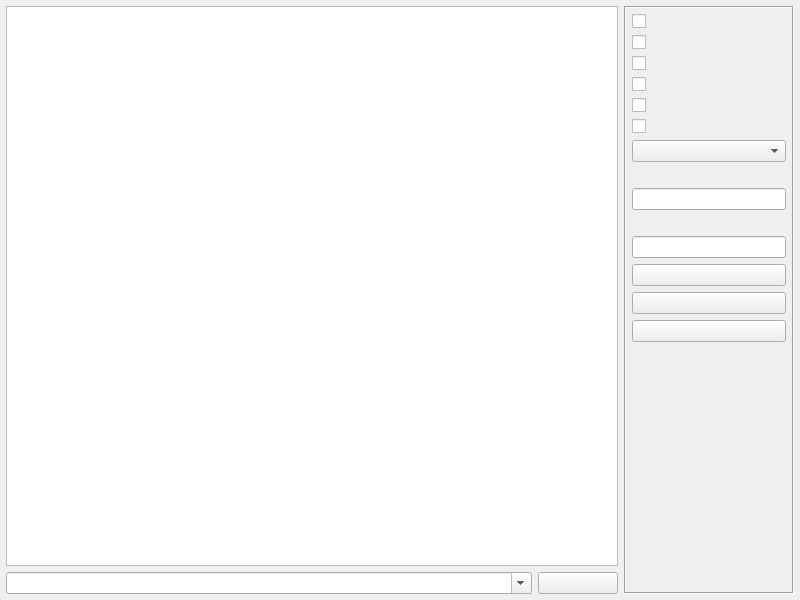
<?xml version="1.0" encoding="UTF-8"?>
<ui version="4.0">
 <class>frmWebClient</class>
 <widget class="QWidget" name="frmWebClient">
  <property name="geometry">
   <rect>
    <x>0</x>
    <y>0</y>
    <width>800</width>
    <height>600</height>
   </rect>
  </property>
  <property name="windowTitle">
   <string>Form</string>
  </property>
  <layout class="QGridLayout" name="gridLayout">
   <property name="leftMargin">
    <number>6</number>
   </property>
   <property name="topMargin">
    <number>6</number>
   </property>
   <property name="rightMargin">
    <number>6</number>
   </property>
   <property name="bottomMargin">
    <number>6</number>
   </property>
   <item row="0" column="0">
    <widget class="QTextEdit" name="txtMain">
     <property name="readOnly">
      <bool>true</bool>
     </property>
    </widget>
   </item>
   <item row="0" column="1" rowspan="2">
    <widget class="QFrame" name="frame">
     <property name="minimumSize">
      <size>
       <width>170</width>
       <height>0</height>
      </size>
     </property>
     <property name="maximumSize">
      <size>
       <width>170</width>
       <height>16777215</height>
      </size>
     </property>
     <property name="frameShape">
      <enum>QFrame::Shape::Box</enum>
     </property>
     <property name="frameShadow">
      <enum>QFrame::Shadow::Sunken</enum>
     </property>
     <layout class="QVBoxLayout" name="verticalLayout_5">
      <property name="leftMargin">
       <number>6</number>
      </property>
      <property name="topMargin">
       <number>6</number>
      </property>
      <property name="rightMargin">
       <number>6</number>
      </property>
      <property name="bottomMargin">
       <number>6</number>
      </property>
      <item>
       <widget class="QCheckBox" name="ckHexReceive">
        <property name="text">
         <string/>
        </property>
       </widget>
      </item>
      <item>
       <widget class="QCheckBox" name="ckHexSend">
        <property name="text">
         <string/>
        </property>
       </widget>
      </item>
      <item>
       <widget class="QCheckBox" name="ckAscii">
        <property name="text">
         <string/>
        </property>
       </widget>
      </item>
      <item>
       <widget class="QCheckBox" name="ckShow">
        <property name="text">
         <string/>
        </property>
       </widget>
      </item>
      <item>
       <widget class="QCheckBox" name="ckDebug">
        <property name="text">
         <string/>
        </property>
       </widget>
      </item>
      <item>
       <widget class="QCheckBox" name="ckAutoSend">
        <property name="text">
         <string/>
        </property>
       </widget>
      </item>
      <item>
       <widget class="QComboBox" name="cboxInterval"/>
      </item>
      <item>
       <widget class="QLabel" name="labServerIP">
        <property name="text">
         <string/>
        </property>
       </widget>
      </item>
      <item>
       <widget class="QLineEdit" name="txtServerIP"/>
      </item>
      <item>
       <widget class="QLabel" name="labServerPort">
        <property name="text">
         <string/>
        </property>
       </widget>
      </item>
      <item>
       <widget class="QLineEdit" name="txtServerPort"/>
      </item>
      <item>
       <widget class="QPushButton" name="btnConnect">
        <property name="text">
         <string/>
        </property>
       </widget>
      </item>
      <item>
       <widget class="QPushButton" name="btnSave">
        <property name="text">
         <string/>
        </property>
       </widget>
      </item>
      <item>
       <widget class="QPushButton" name="btnClear">
        <property name="text">
         <string/>
        </property>
       </widget>
      </item>
      <item>
       <spacer name="spacer">
        <property name="orientation">
         <enum>Qt::Orientation::Vertical</enum>
        </property>
        <property name="sizeHint" stdset="0">
         <size>
          <width>20</width>
          <height>40</height>
         </size>
        </property>
       </spacer>
      </item>
     </layout>
    </widget>
   </item>
   <item row="1" column="0">
    <widget class="QWidget" name="widget" native="true">
     <layout class="QHBoxLayout" name="layTcpClient">
      <property name="leftMargin">
       <number>0</number>
      </property>
      <property name="topMargin">
       <number>0</number>
      </property>
      <property name="rightMargin">
       <number>0</number>
      </property>
      <property name="bottomMargin">
       <number>0</number>
      </property>
      <item>
       <widget class="QComboBox" name="cboxData">
        <property name="sizePolicy">
         <sizepolicy hsizetype="Ignored" vsizetype="Fixed">
          <horstretch>0</horstretch>
          <verstretch>0</verstretch>
         </sizepolicy>
        </property>
        <property name="editable">
         <bool>true</bool>
        </property>
       </widget>
      </item>
      <item>
       <widget class="QPushButton" name="btnSend">
        <property name="minimumSize">
         <size>
          <width>80</width>
          <height>0</height>
         </size>
        </property>
        <property name="maximumSize">
         <size>
          <width>80</width>
          <height>16777215</height>
         </size>
        </property>
        <property name="text">
         <string/>
        </property>
       </widget>
      </item>
     </layout>
    </widget>
   </item>
  </layout>
 </widget>
 <resources/>
 <connections/>
</ui>
